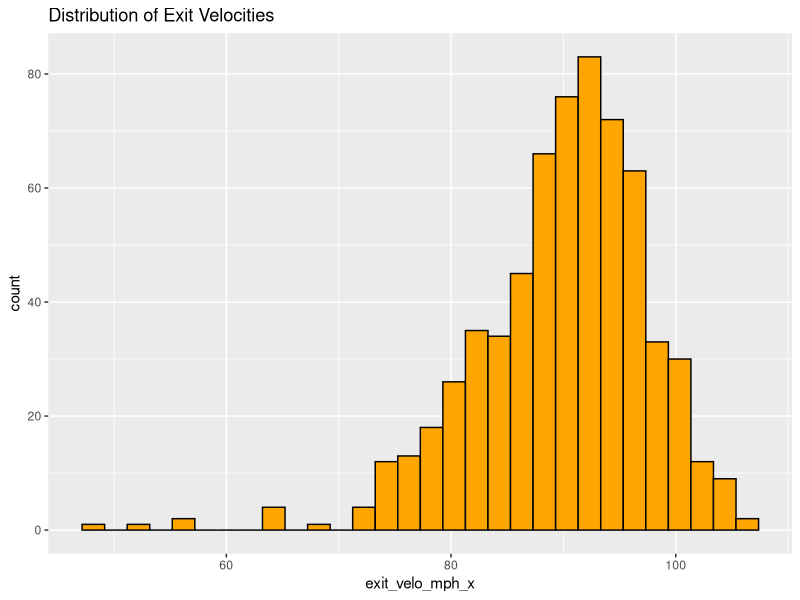
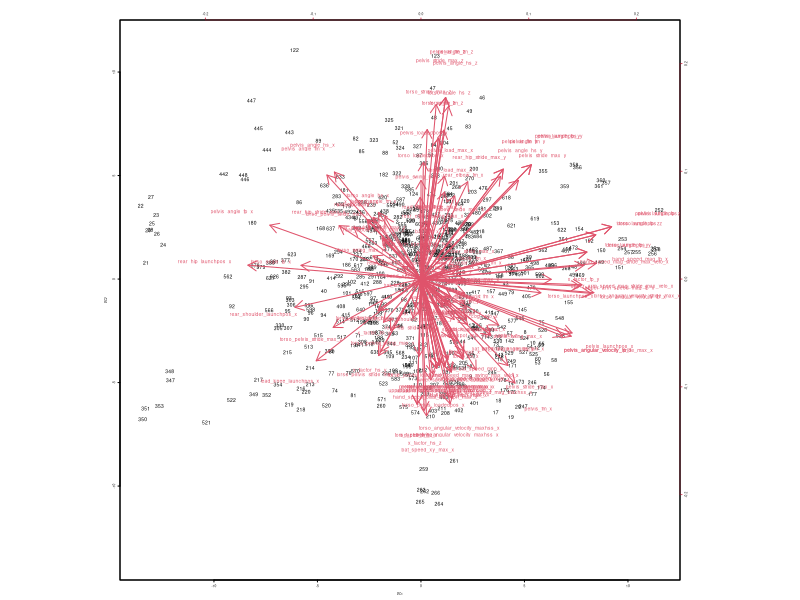
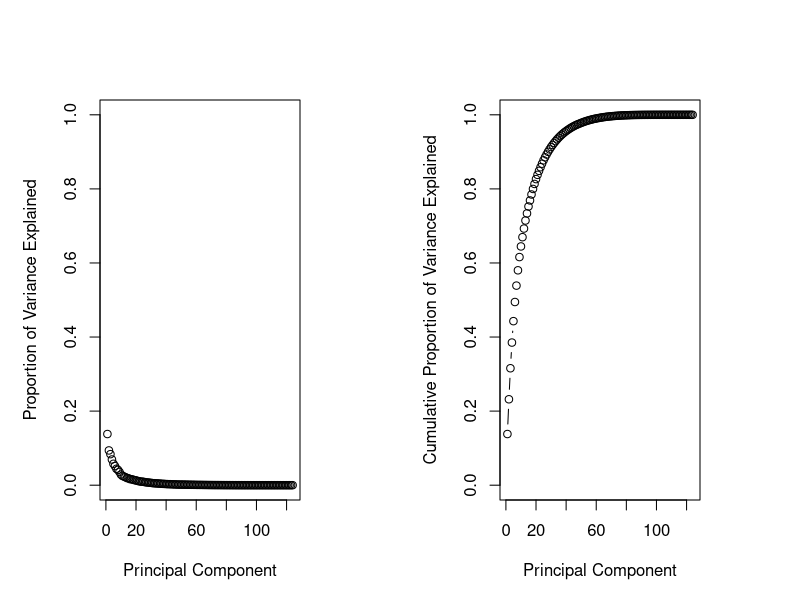
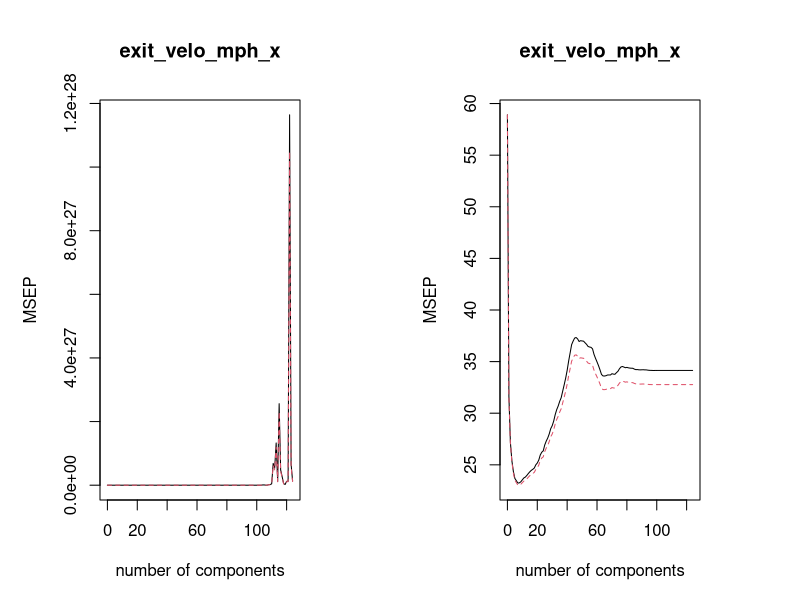

These figures' R source, in order:
## ---- chunk 1
knitr::opts_chunk$set(echo = TRUE)
## ---- chunk 2
library(readr)
hitters <- read_csv("hitters.csv")
## ---- chunk 3
dim(hitters)
head(hitters)
## ---- chunk 4
library(tidyverse)

sum(colSums(is.na(hitters)))
#observed 35 NAs in the dataset
#30 blast speed, 5 exit velo

#dropping na values
hitters = hitters |>
  drop_na()
## ---- chunk 5
library(ggplot2)

ggplot(hitters, aes(x=exit_velo_mph_x)) + 
  geom_histogram(color = "black", fill = "orange") +
  labs(
    title = "Distribution of Exit Velocities"
  )
## ---- chunk 6
train_df = hitters |>
  #removing non-numeric/relevant columns
  select(
    -session,
    -session_swing
  )

predictors = train_df |>
  select(
    -exit_velo_mph_x
  )

response = train_df |>
  select(
    exit_velo_mph_x
  )
## ---- chunk 7
library(pls)

pcomps = prcomp(predictors, scale = TRUE)
par(mar = c(5, 5, 5, 5), cex = 0.2)  
biplot(pcomps, scale = 0, cex = 1.5)
## ---- chunk 8
pcomps$rotation
## ---- chunk 9
pca_var <- pcomps$sdev^2
pca_var
## ---- chunk 10
pve <- pca_var / sum(pca_var)
pve
## ---- chunk 11
par(mfrow = c(1, 2))
plot(pve, xlab = "Principal Component",
ylab = "Proportion of Variance Explained", ylim = c(0, 1),
type = "b")
plot(cumsum(pve), xlab = "Principal Component",
ylab = "Cumulative Proportion of Variance Explained",
ylim = c(0, 1), type = "b")
## ---- chunk 12
pcr_m = pcr(exit_velo_mph_x~.,
             data=train_df,
             scale = TRUE,
             validation = "CV")

summary(pcr_m)
validationplot(pcr_m, val.type = "MSEP")
## ---- chunk 13
pca_fit <- prcomp(predictors, scale. = TRUE)


top_components <- data.frame(pca_fit$x[, 1:20], exit_velo_mph_x = response)


pcr_fit <- lm(exit_velo_mph_x ~ ., data = top_components)


summary(pcr_fit)
## ---- chunk 14
pls_fit <- plsr(exit_velo_mph_x ~ ., data = train_df, scale = TRUE, validation = "CV")
summary(pls_fit)
validationplot(pls_fit, val.type = "MSEP")
## ---- chunk 15
train_df <- na.omit(train_df)


pls_fit <- plsr(exit_velo_mph_x ~ ., data = train_df, scale = TRUE, ncomp = 5)


top_pls_components <- data.frame(pls_fit$scores[, 1:5], exit_velo_mph_x = train_df$exit_velo_mph_x)


lm_fit <- lm(exit_velo_mph_x ~ ., data = top_pls_components)


summary(lm_fit)
## ---- chunk 16
loadings <- pls_fit$loadings[, 1:5]

top_contributors <- list()

for (i in 1:5) {
  component_loadings <- loadings[, i]
  max_variable <- rownames(loadings)[which.max(abs(component_loadings))]
  top_contributors[[paste0("Component_", i)]] <- max_variable
  cat("Top contributing variable for Component", i, ":", max_variable, "\n")
}

print(top_contributors)
